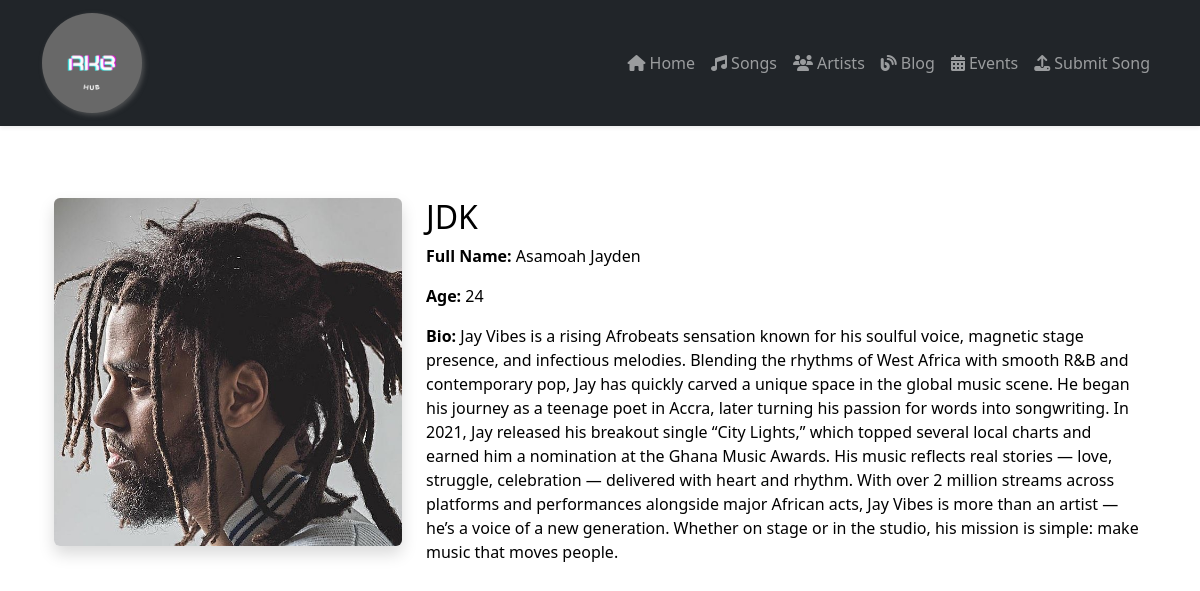
/artist/2/, run on the app's committed database.
### rkb/models.py (models this page shows, shortened)
class SiteSettings(models.Model):
    site_name = models.CharField(max_length=255, help_text="The name of the website")
    logo = models.ImageField(upload_to='site_logos/', help_text="Logo image")
    updated_at = models.DateTimeField(auto_now=True)
    class Meta:
        verbose_name = "Site Setting"
        verbose_name_plural = "Site Settings"

class Artist(models.Model):
    full_name = models.CharField(max_length=100)
    stage_name = models.CharField(max_length=100, blank=True, help_text="Also known as")
    profile_image = models.ImageField(upload_to='artist_profiles/', blank=True, null=True)
    age = models.PositiveIntegerField()
    genre = models.CharField(max_length=100)
    biography = models.TextField(blank=True)
    country = models.CharField(max_length=100, blank=True)
    facebook_link = models.URLField(blank=True)
    twitter_link = models.URLField(blank=True)
    instagram_link = models.URLField(blank=True)
    website = models.URLField(blank=True)
    created_at = models.DateTimeField(auto_now_add=True)

### rkb/views.py (the view)
# urls.py: path('artist/<int:pk>/', views.artist_detail, name='artist_detail'),
def artist_detail(request, pk):
    artist = get_object_or_404(Artist, pk=pk)
    return render(request, 'rkb/artist_detail.html', {'artist': artist})

### rkb/context_processors.py (called while the page is built)
def site_settings(request):
    settings = SiteSettings.objects.first()
    return {'site_settings': settings}

### rkb/templates/rkb/artist_detail.html (shortened to what this page needs)
{% extends "rkb/base.html" %}
{% block content %}
<div class="container py-5">
  <div class="row">
    <div class="col-md-4">
      {% if artist.profile_image %}
      <img src="{{ artist.profile_image.url }}" alt="{{ artist.stage_name }}" class="img-fluid rounded shadow">
      {% endif %}
    </div>
    <div class="col-md-8 text-black">
      <h2>{{ artist.stage_name|default:artist.full_name }}</h2>
      <p><strong>Full Name:</strong> {{ artist.full_name }}</p>
      <p><strong>Age:</strong> {{ artist.age }}</p>
      {% if artist.biography %}
      <p><strong>Bio:</strong> {{ artist.biography }}</p>
      {% endif %}
    </div>
  </div>
</div>
{% endblock %}

### rkb/templates/rkb/base.html (shortened to what this page needs)
<!DOCTYPE html>
<html lang="en">
<head>
    <link href="https://cdn.jsdelivr.net/npm/bootstrap@5.3.0/dist/css/bootstrap.min.css" rel="stylesheet">
    <link rel="stylesheet" href="https://cdnjs.cloudflare.com/ajax/libs/font-awesome/6.4.0/css/all.min.css">
    <link href="https://unpkg.com/aos@2.3.4/dist/aos.css" rel="stylesheet">
</head>
<body >
    <nav class="navbar navbar-expand-lg navbar-dark bg-dark shadow-sm mb-4">
        <div class="container">
            {% if site_settings.logo %}
            <a class="navbar-brand d-flex align-items-center" href="/">
                <img src="{{ site_settings.logo.url }}" alt="{{ site_settings.site_name }}" width="60px" height="60px">
                <br>
            </a>
            {% else %}
            <a class="navbar-brand fw-bold" href="/">{{ site_settings.site_name }}</a>
            {% endif %}
            <div class="collapse navbar-collapse" id="navbarContent">
            <ul class="navbar-nav ms-auto mb-2 mb-lg-0">
                <li class="nav-item">
                <a class="nav-link" href="/"><i class="fas fa-home me-1"></i>Home</a>
                </li>
                <li class="nav-item">
                <a class="nav-link" href="/songs/"><i class="fas fa-music me-1"></i>Songs</a>
                </li>
                <li class="nav-item">
                <a class="nav-link" href="/artists/"><i class="fas fa-users me-1"></i>Artists</a>
                </li>
                <li class="nav-item">
                <a class="nav-link" href="/blog/"><i class="fas fa-blog me-1"></i>Blog</a>
                </li>
                <li class="nav-item">
                <a class="nav-link" href="/event/"><i class="fas fa-calendar-alt me-1"></i>Events</a>
                </li>
                <li class="nav-item">
                <a class="nav-link" href="/submit-song/"><i class="fas fa-upload me-1"></i>Submit Song</a>
                </li>
            </ul>
            </div>
        </div>
    </nav>
    <main class="container">
        {% block content %}
        {% endblock %}
    </main>
</body>
</html>

### rkb/templates/rkb/base.html (style rules this page uses)
.navbar-brand img { min-height: 100px; width: auto; background-color: rgb(104, 104, 104); box-shadow: 2px 2px 5px rgba(112, 112, 112, 0.575); border-radius: 50%; transform: ease-in-out 0.3s; }

### data on the page
SiteSettings: logo (picture)
Artist: profile_image (picture), stage_name "JDK", full_name "Asamoah Jayden", age "24", biography "Jay Vibes is a rising Afrobeats sensation known for his soulful voice, magnetic stage presence, and infectious melodies. Blending the rhythms of West Africa with smooth R&B and contemporary pop, Jay has quickly carved a unique space in the global music scene. He began his journey as a teenage poet in Accra, later turning his passion for words into songwriting. In 2021, Jay released his breakout single “City Lights,” which topped several local charts and earned him a nomination at the Ghana Music Awards. His music reflects real stories — love, struggle, celebration — delivered with heart and rhythm. With over 2 million streams across platforms and performances alongside major African acts,…"
